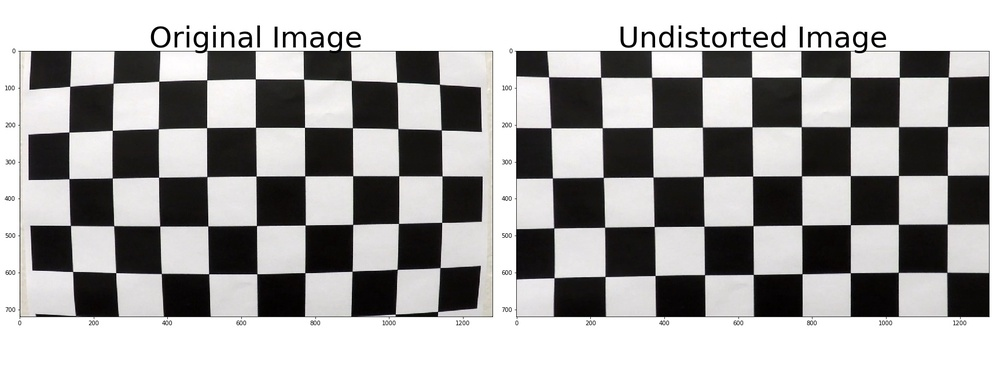
#> input picture Undistorted Image.jpg, 1000 x 375 px, shrunk from 1728 x 648 before the run
$ python -i filtering.py   (imports and definitions only)   (older library calls are emulated)
#> lines starting #> are read from the running program, lines starting #| are printed output that depends on the picture; after the words box and inside, x2 and y2 are one past the last pixel; in counts of white or black regions, pixels touching at a corner belong together
import numpy as np
import matplotlib.image as mpimg
import matplotlib.pyplot as plt
import cv2

def abs_grad(img, orient='x', sobel_kernel=3, thresh=(20,100)):
    gray = cv2.cvtColor(img,cv2.COLOR_RGB2GRAY)
    if 'x' in orient.lower():
        x,y=1,0
    else:
        x,y=0,1
    sobel = np.absolute(cv2.Sobel(gray,cv2.CV_64F,x,y,ksize=sobel_kernel))
    sobel = (sobel*255/np.max(sobel)).astype(np.uint8)
    binary = np.zeros_like(sobel)
    binary[(sobel > thresh[0]) & (sobel < thresh[1])] = 1
    return binary

def mag_grad(img, sobel_kernel=3,thresh=(100,255)):
#> called with sobel_kernel = 3, thresh = (100, 255)
    gray = cv2.cvtColor(img,cv2.COLOR_RGB2GRAY)

    sobelx = np.square(cv2.Sobel(gray,cv2.CV_64F,1,0,ksize=sobel_kernel))
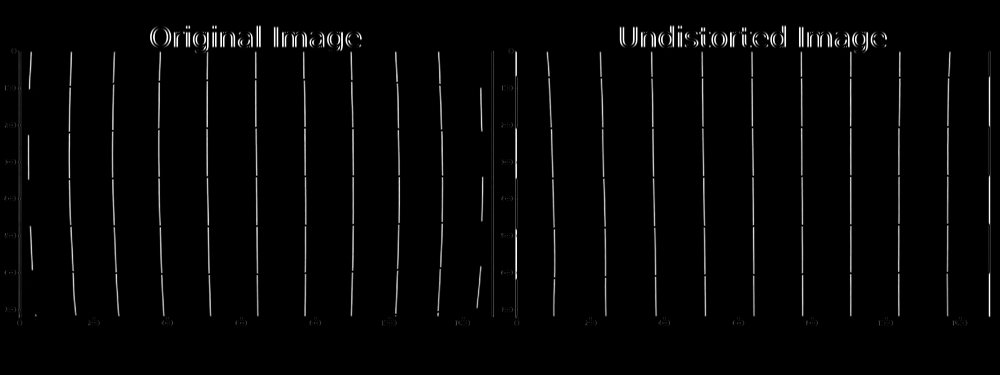
#> sobelx: shape (375, 1000) float64; min 0, max 1040400, mean 22232.6; drawn with min black and max white
    sobely = np.square(cv2.Sobel(gray,cv2.CV_64F,0,1,ksize=sobel_kernel))
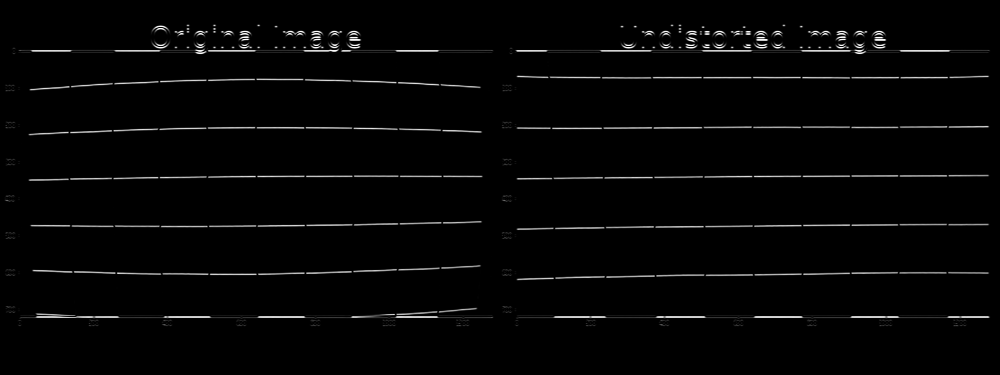
#> sobely: shape (375, 1000) float64; min 0, max 1040400, mean 22328.7; drawn with min black and max white

    sobel = np.sqrt(sobelx+sobely)
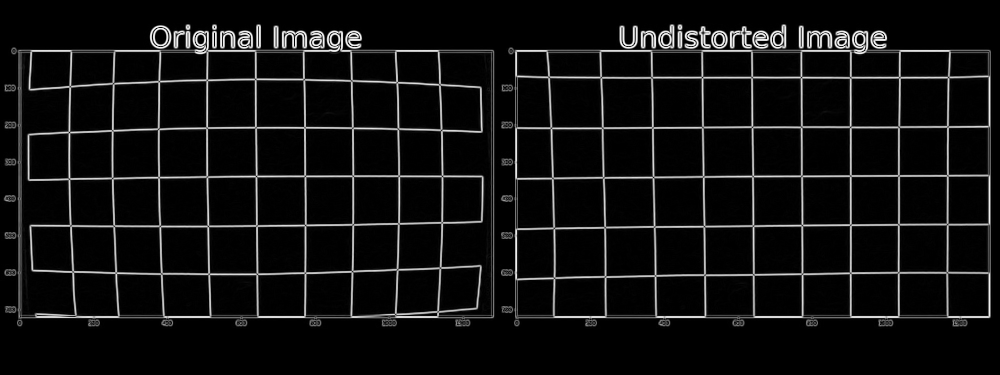
#> sobel: shape (375, 1000) float64; min 0, max 1077.1, mean 71.8; drawn with min black and max white
    sobel = (sobel*255/np.max(sobel)).astype(np.uint8)

    binary = np.zeros_like(sobel)
    binary[(sobel > thresh[0]) & (sobel < thresh[1])] = 1
    return binary

def dir_grad(img, sobel_kernel=3, thresh=(0,np.pi/2)):
    gray = cv2.cvtColor(img,cv2.COLOR_RGB2GRAY)

    sobelx = np.absolute(cv2.Sobel(gray, cv2.CV_64F, 1,0,ksize=sobel_kernel))
    sobely = np.absolute(cv2.Sobel(gray,cv2.CV_64F, 0, 1, ksize=sobel_kernel))

    sobeld = np.arctan2(sobely,sobelx)

    binary = np.zeros_like(sobeld)
    binary[(sobeld > thresh[0]) & (sobeld < thresh[1])] = 1
    return binary

>>> import cv2
>>> picture = cv2.cvtColor(cv2.imread('Undistorted Image.jpg'), cv2.COLOR_BGR2RGB)
>>> result = mag_grad(picture)
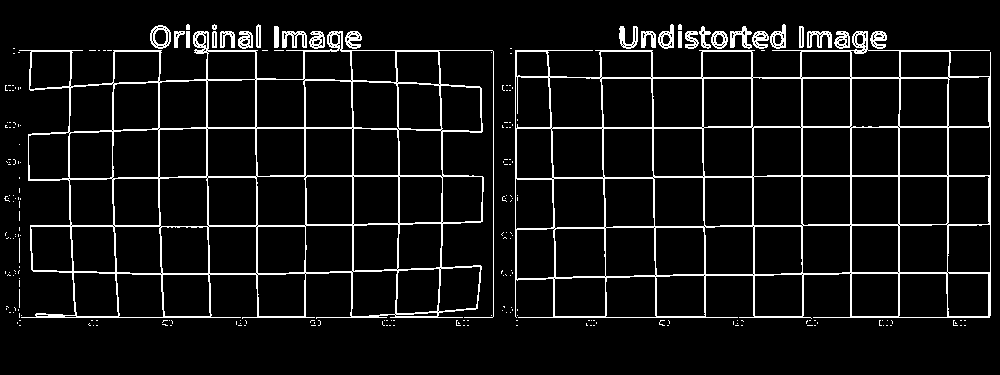
#> result: shape (375, 1000); values 0 (black) and 1 (white), 7.3% white in thin lines or dots, all inside (x1, y1, x2, y2) = (4, 24, 991, 326)

$ run again, on undistortion_road.jpg
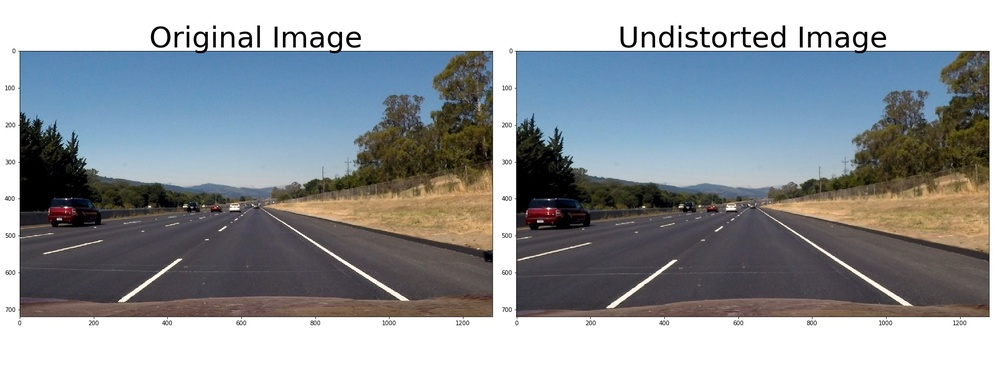
#> input picture undistortion_road.jpg, 1000 x 375 px, shrunk from 1728 x 648 before the run
#> in mag_grad, `gray = cv2.cvtColor(img,cv2.COLOR_RGB2GRAY)`:
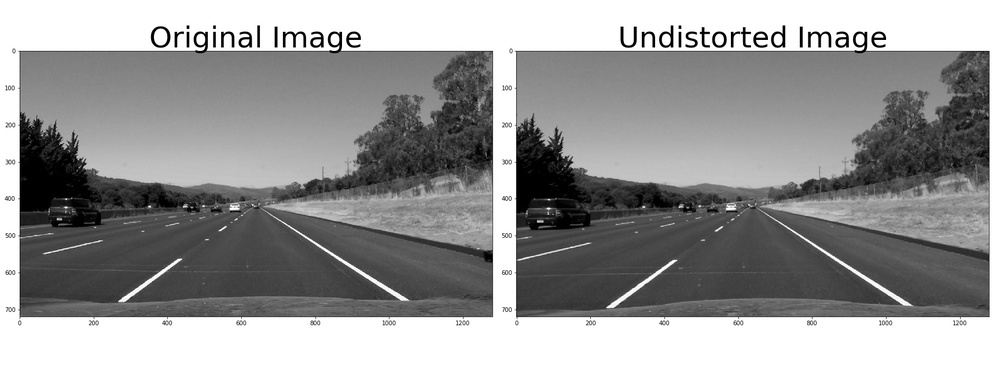
#> gray: shape (375, 1000); min 0, max 255, mean 152.6
#> `result = mag_grad(picture)`:
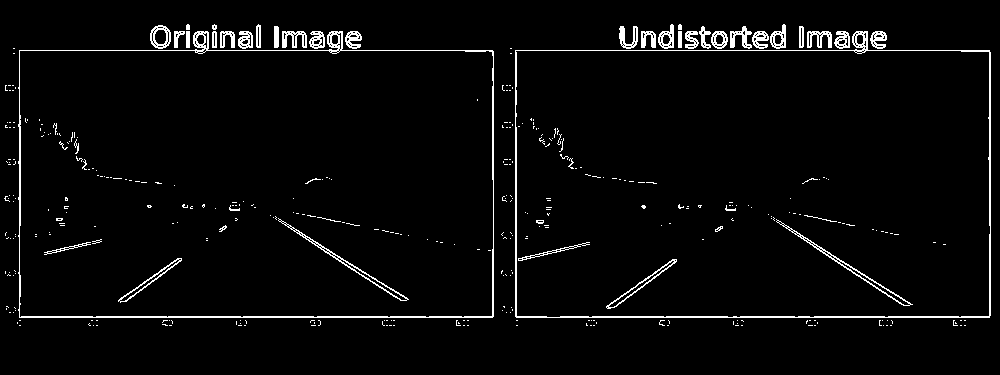
#> result: shape (375, 1000); values 0 (black) and 1 (white), 3.4% white in thin lines or dots, all inside (x1, y1, x2, y2) = (4, 24, 991, 326)
